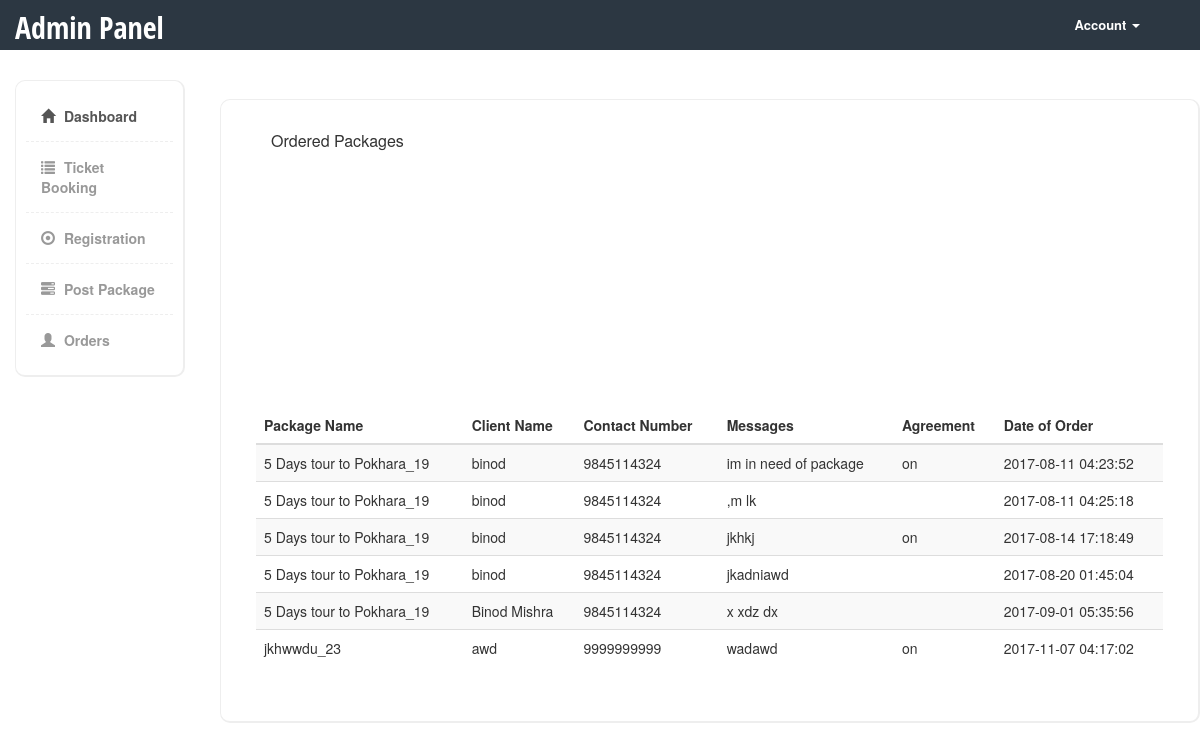
The app's page /admin/packageorder.php (signed in) with its own data.
### tables this page shows
CREATE TABLE `packagebook` (
  `id` int(50) NOT NULL,
  `packagebook` varchar(100) NOT NULL,
  `name` varchar(100) NOT NULL,
  `contact` text NOT NULL,
  `message` text NOT NULL,
  `agree` varchar(50) DEFAULT NULL,
  `time` timestamp NOT NULL DEFAULT CURRENT_TIMESTAMP ON UPDATE CURRENT_TIMESTAMP
);

### admin/packageorder.php (the view, shortened to what this page needs)
<!DOCTYPE html>
<html>
  <head>
    <link href="bootstrap/css/bootstrap.min.css" rel="stylesheet">
    <link href="css/styles.css" rel="stylesheet">
    <link rel="stylesheet" type="text/css" href="css/bootstrap.css">
	<link rel="stylesheet" type="text/css" href="css/bootstrap-responsive.css">
  </head>
  <body>
  	<div class="header">
	     <div class="container">
	        <div class="row">
	           <div class="col-md-5">
	              <div class="logo">
	                 <h1><a href="index.html">Admin Panel</a></h1>
	              </div>
	           </div>
	           <div class="col-md-2">
	              <div class="navbar navbar-inverse" role="banner">
	                  <nav class="collapse navbar-collapse bs-navbar-collapse navbar-right" role="navigation">
	                    <ul class="nav navbar-nav">
	                      <li class="dropdown">
	                        <a href="#" class="dropdown-toggle" data-toggle="dropdown">Account <b class="caret"></b></a>
	                      </li>
	                    </ul>
	                  </nav>
	              </div>
	           </div>
	        </div>
	     </div>
	</div>
    <div class="page-content">
    	<div class="row">
		  <div class="col-md-2">
		  	<div class="sidebar content-box" style="display: block;">
                <ul class="nav">
                    <li class="current"><a href="index.php"><i class="glyphicon glyphicon-home"></i> Dashboard</a></li>
                    <li><a href="booking.php"><i class="glyphicon glyphicon-list"></i> Ticket Booking</a></li>
                    <li><a href="registration.php"><i class="glyphicon glyphicon-record"></i> Registration</a></li>
                    <li><a href="package.php"><i class="glyphicon glyphicon-tasks"></i> Post Package</a></li>
                    <li><a href="packageorder.php"><i class="glyphicon glyphicon-user"></i> Orders </a></li>
                </ul>
             </div>
		  </div>
		  </div>
		</div>
<div class="content-box-large" style="margin-left: 220px;margin-top: -308px;">
  				<div class="panel-heading">
					<div class="panel-title">Ordered Packages</div>
				</div>
  				<div class="panel-body">
  					<div class="table-responsive">
     <?php
						$query = "select * from packagebook";
						$result = mysql_query($query);
								echo "<table align='center' class='table table-hover table-striped' id='example' style='margin-top:-200px;'>";
									echo "<thead>";
										echo "<tr>";
											echo "<th>Package Name</th>";
											echo "<th>Client Name</th>";
											echo "<th>Contact Number</th>";
											echo "<th>Messages</th>";
											echo "<th>Agreement</th>";
											echo "<th>Date of Order</th>";
										echo "</tr>";
									echo "</thead>";
									echo "<tbody>";
									while($row = mysql_fetch_array($result))
									{
										echo "<tr>";
											echo "<td>". $row['packagebook'] ."</td>";
											echo "<td>". $row['name'] ."</td>";
											echo "<td>". $row['contact'] ."</td>";
											echo "<td>". $row['message'] ."</td>";
											echo "<td>". $row['agree'] ."</td>";
											echo "<td>". $row['time'] ."</td>";
										echo "</tr>";
								}
									echo "</tbody>";
								echo "</table>";
					?>
</div>
  				</div>
  			</div>

### admin/css/styles.css (style rules this page uses)
body { font-family: 'Open Sans', sans-serif; background-color: #f7f7f7; position: relative; margin: 0px; font-size: 12px; padding: 0px; }
.page-content > .row { margin-left: 0px !important; margin-right: 0px !important; margin-top: 30px; }
.header { height:50px; background-color: #2c3742; }
.header .logo h1 { font-size:30px; margin:0px; padding:10px 0px; }
.header .logo h1 a { color:#fff; font-family: 'Open Sans Condensed', sans-serif; }
.header .navbar * { box-shadow:none !important; }
.header .navbar { background:none !important; border:0px !important; }
.header .navbar .nav > li > a { color:#fff !important; font-size:13px !important; border-bottom:0px !important; margin-top:0px !important; font-weight:bold; }
.header .navbar-collapse { border:0px !important; }
.header .navbar-nav .caret { border-top-color:#fff !important; border-bottom-color:#fff !important; }
.content-box, .content-box-large { margin-bottom:30px; background:#fff; border-radius:10px; padding:10px; border-left:1px solid #eee; border-top:1px solid #eee; border-right:2px solid #eee; border-bottom:2px solid #eee; }
.content-box-large { padding: 20px; }
.sidebar ul.nav, .sidebar ul.nav ul { list-style: none; padding: 0px; margin: 0px; }
.sidebar .nav > li { margin: 0; border-bottom:1px dashed #eee; }
.sidebar .nav > li:last-child { border-bottom:0px; }
.sidebar .nav > li > a { font-size: 14px; line-height: 20px; padding: 15px 15px; color: #999; display: block; font-weight:bold; background:none; text-decoration: none; border-top:0px; font-weight:bold; }
.sidebar .nav > li > a > i { margin-right:5px; }
.sidebar .nav li a:hover, .sidebar .nav li.current > a { background: #fff; color: #555; border-bottom:0px; }
body { background-color: #eff0f3; }
.panel-heading>.panel-title, .content-box-header .panel-title { float: left; padding: 10px 15px; padding-top: 0px; }
.panel-body { clear:both; }

### records on screen
packagebook: packagebook "5 Days tour to Pokhara_19", name "binod", contact "9845114324", message "im in need of package", agree "on", time "2017-08-11 04:23:52"
packagebook: packagebook "5 Days tour to Pokhara_19", name "binod", contact "9845114324", message ",m lk", time "2017-08-11 04:25:18"
packagebook: packagebook "5 Days tour to Pokhara_19", name "binod", contact "9845114324", message "jkhkj", agree "on", time "2017-08-14 17:18:49"
packagebook: packagebook "5 Days tour to Pokhara_19", name "binod", contact "9845114324", message "jkadniawd", time "2017-08-20 01:45:04"
packagebook: packagebook "5 Days tour to Pokhara_19", name "Binod Mishra", contact "9845114324", message "x xdz dx", time "2017-09-01 05:35:56"
packagebook: packagebook "jkhwwdu_23", name "awd", contact "9999999999", message "wadawd", agree "on", time "2017-11-07 04:17:02"
